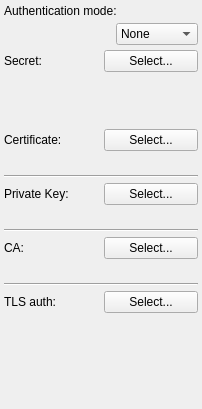
<ui version="4.0" >
 <author></author>
 <comment></comment>
 <exportmacro></exportmacro>
 <class>CertificateOpenVPNBase</class>
 <widget class="QWidget" name="CertificateOpenVPNBase" >
  <property name="geometry" >
   <rect>
    <x>0</x>
    <y>0</y>
    <width>202</width>
    <height>409</height>
   </rect>
  </property>
  <property name="windowTitle" >
   <string>Authentication</string>
  </property>
  <layout class="QVBoxLayout" >
   <property name="margin" >
    <number>4</number>
   </property>
   <property name="spacing" >
    <number>5</number>
   </property>
   <item>
    <widget class="QLabel" name="label" >
     <property name="text" >
      <string>Authentication mode:</string>
     </property>
    </widget>
   </item>
   <item>
    <layout class="QHBoxLayout" >
     <property name="margin" >
      <number>0</number>
     </property>
     <property name="spacing" >
      <number>6</number>
     </property>
     <item>
      <spacer>
       <property name="orientation" >
        <enum>Qt::Horizontal</enum>
       </property>
       <property name="sizeHint" >
        <size>
         <width>40</width>
         <height>20</height>
        </size>
       </property>
      </spacer>
     </item>
     <item>
      <widget class="QComboBox" name="authentication" >
       <item>
        <property name="text" >
         <string>None</string>
        </property>
       </item>
       <item>
        <property name="text" >
         <string>Static key</string>
        </property>
       </item>
       <item>
        <property name="text" >
         <string>SSL/TLS</string>
        </property>
       </item>
      </widget>
     </item>
    </layout>
   </item>
   <item>
    <widget class="QFrame" name="secretFrame" >
     <property name="frameShape" >
      <enum>QFrame::Box</enum>
     </property>
     <property name="frameShadow" >
      <enum>QFrame::Raised</enum>
     </property>
     <property name="lineWidth" >
      <number>0</number>
     </property>
     <layout class="QVBoxLayout" >
      <property name="margin" >
       <number>0</number>
      </property>
      <property name="spacing" >
       <number>5</number>
      </property>
      <item>
       <layout class="QHBoxLayout" >
        <property name="margin" >
         <number>0</number>
        </property>
        <property name="spacing" >
         <number>6</number>
        </property>
        <item>
         <widget class="QLabel" name="label_2" >
          <property name="text" >
           <string>Secret:</string>
          </property>
         </widget>
        </item>
        <item>
         <widget class="QPushButton" name="secretKey" >
          <property name="sizePolicy" >
           <sizepolicy>
            <hsizetype>13</hsizetype>
            <vsizetype>0</vsizetype>
            <horstretch>0</horstretch>
            <verstretch>0</verstretch>
           </sizepolicy>
          </property>
          <property name="text" >
           <string>Select...</string>
          </property>
         </widget>
        </item>
       </layout>
      </item>
      <item>
       <widget class="QLabel" name="secretLabel" >
        <property name="sizePolicy" >
         <sizepolicy>
          <hsizetype>5</hsizetype>
          <vsizetype>7</vsizetype>
          <horstretch>0</horstretch>
          <verstretch>1</verstretch>
         </sizepolicy>
        </property>
        <property name="text" >
         <string/>
        </property>
        <property name="alignment" >
         <set>Qt::AlignHCenter|Qt::AlignTop</set>
        </property>
        <property name="wordWrap" >
         <bool>true</bool>
        </property>
       </widget>
      </item>
     </layout>
    </widget>
   </item>
   <item>
    <widget class="QFrame" name="certFrame" >
     <property name="frameShape" >
      <enum>QFrame::Box</enum>
     </property>
     <property name="frameShadow" >
      <enum>QFrame::Raised</enum>
     </property>
     <property name="lineWidth" >
      <number>0</number>
     </property>
     <layout class="QVBoxLayout" >
      <property name="margin" >
       <number>0</number>
      </property>
      <property name="spacing" >
       <number>5</number>
      </property>
      <item>
       <layout class="QHBoxLayout" >
        <property name="margin" >
         <number>0</number>
        </property>
        <property name="spacing" >
         <number>6</number>
        </property>
        <item>
         <widget class="QLabel" name="label_3" >
          <property name="text" >
           <string>Certificate:</string>
          </property>
          <property name="wordWrap" >
           <bool>true</bool>
          </property>
         </widget>
        </item>
        <item>
         <widget class="QPushButton" name="certKey" >
          <property name="sizePolicy" >
           <sizepolicy>
            <hsizetype>5</hsizetype>
            <vsizetype>7</vsizetype>
            <horstretch>0</horstretch>
            <verstretch>0</verstretch>
           </sizepolicy>
          </property>
          <property name="text" >
           <string>Select...</string>
          </property>
         </widget>
        </item>
       </layout>
      </item>
      <item>
       <widget class="QLabel" name="certLabel" >
        <property name="sizePolicy" >
         <sizepolicy>
          <hsizetype>5</hsizetype>
          <vsizetype>7</vsizetype>
          <horstretch>0</horstretch>
          <verstretch>1</verstretch>
         </sizepolicy>
        </property>
        <property name="text" >
         <string/>
        </property>
        <property name="textFormat" >
         <enum>Qt::RichText</enum>
        </property>
        <property name="alignment" >
         <set>Qt::AlignHCenter|Qt::AlignTop</set>
        </property>
        <property name="wordWrap" >
         <bool>true</bool>
        </property>
        <property name="margin" >
         <number>0</number>
        </property>
       </widget>
      </item>
      <item>
       <widget class="Line" name="line" >
        <property name="orientation" >
         <enum>Qt::Horizontal</enum>
        </property>
       </widget>
      </item>
      <item>
       <layout class="QHBoxLayout" >
        <property name="margin" >
         <number>0</number>
        </property>
        <property name="spacing" >
         <number>6</number>
        </property>
        <item>
         <widget class="QLabel" name="label_4" >
          <property name="text" >
           <string>Private Key:</string>
          </property>
          <property name="wordWrap" >
           <bool>true</bool>
          </property>
         </widget>
        </item>
        <item>
         <widget class="QPushButton" name="privKey" >
          <property name="sizePolicy" >
           <sizepolicy>
            <hsizetype>5</hsizetype>
            <vsizetype>0</vsizetype>
            <horstretch>0</horstretch>
            <verstretch>0</verstretch>
           </sizepolicy>
          </property>
          <property name="text" >
           <string>Select...</string>
          </property>
         </widget>
        </item>
       </layout>
      </item>
      <item>
       <widget class="QLabel" name="privLabel" >
        <property name="sizePolicy" >
         <sizepolicy>
          <hsizetype>5</hsizetype>
          <vsizetype>7</vsizetype>
          <horstretch>0</horstretch>
          <verstretch>1</verstretch>
         </sizepolicy>
        </property>
        <property name="text" >
         <string/>
        </property>
        <property name="textFormat" >
         <enum>Qt::RichText</enum>
        </property>
        <property name="alignment" >
         <set>Qt::AlignHCenter|Qt::AlignTop</set>
        </property>
        <property name="wordWrap" >
         <bool>true</bool>
        </property>
       </widget>
      </item>
      <item>
       <widget class="Line" name="line_2" >
        <property name="orientation" >
         <enum>Qt::Horizontal</enum>
        </property>
       </widget>
      </item>
      <item>
       <layout class="QHBoxLayout" >
        <property name="margin" >
         <number>0</number>
        </property>
        <property name="spacing" >
         <number>6</number>
        </property>
        <item>
         <widget class="QLabel" name="label_5" >
          <property name="text" >
           <string>CA:</string>
          </property>
          <property name="wordWrap" >
           <bool>true</bool>
          </property>
         </widget>
        </item>
        <item>
         <widget class="QPushButton" name="caKey" >
          <property name="sizePolicy" >
           <sizepolicy>
            <hsizetype>5</hsizetype>
            <vsizetype>0</vsizetype>
            <horstretch>0</horstretch>
            <verstretch>0</verstretch>
           </sizepolicy>
          </property>
          <property name="text" >
           <string>Select...</string>
          </property>
         </widget>
        </item>
       </layout>
      </item>
      <item>
       <widget class="QLabel" name="caLabel" >
        <property name="sizePolicy" >
         <sizepolicy>
          <hsizetype>5</hsizetype>
          <vsizetype>7</vsizetype>
          <horstretch>0</horstretch>
          <verstretch>1</verstretch>
         </sizepolicy>
        </property>
        <property name="text" >
         <string/>
        </property>
        <property name="textFormat" >
         <enum>Qt::RichText</enum>
        </property>
        <property name="alignment" >
         <set>Qt::AlignHCenter|Qt::AlignTop</set>
        </property>
        <property name="wordWrap" >
         <bool>true</bool>
        </property>
       </widget>
      </item>
      <item>
       <widget class="Line" name="line_3" >
        <property name="orientation" >
         <enum>Qt::Horizontal</enum>
        </property>
       </widget>
      </item>
      <item>
       <layout class="QHBoxLayout" >
        <property name="margin" >
         <number>0</number>
        </property>
        <property name="spacing" >
         <number>6</number>
        </property>
        <item>
         <widget class="QLabel" name="label_6" >
          <property name="text" >
           <string>TLS auth:</string>
          </property>
          <property name="wordWrap" >
           <bool>true</bool>
          </property>
         </widget>
        </item>
        <item>
         <widget class="QPushButton" name="authKey" >
          <property name="sizePolicy" >
           <sizepolicy>
            <hsizetype>5</hsizetype>
            <vsizetype>0</vsizetype>
            <horstretch>0</horstretch>
            <verstretch>0</verstretch>
           </sizepolicy>
          </property>
          <property name="text" >
           <string>Select...</string>
          </property>
         </widget>
        </item>
       </layout>
      </item>
      <item>
       <widget class="QLabel" name="authLabel" >
        <property name="sizePolicy" >
         <sizepolicy>
          <hsizetype>5</hsizetype>
          <vsizetype>7</vsizetype>
          <horstretch>0</horstretch>
          <verstretch>1</verstretch>
         </sizepolicy>
        </property>
        <property name="text" >
         <string/>
        </property>
        <property name="textFormat" >
         <enum>Qt::RichText</enum>
        </property>
        <property name="alignment" >
         <set>Qt::AlignHCenter|Qt::AlignTop</set>
        </property>
        <property name="wordWrap" >
         <bool>true</bool>
        </property>
       </widget>
      </item>
     </layout>
    </widget>
   </item>
   <item>
    <spacer>
     <property name="orientation" >
      <enum>Qt::Vertical</enum>
     </property>
     <property name="sizeHint" >
      <size>
       <width>20</width>
       <height>40</height>
      </size>
     </property>
    </spacer>
   </item>
  </layout>
 </widget>
 <pixmapfunction></pixmapfunction>
 <tabstops>
  <tabstop>authentication</tabstop>
  <tabstop>secretKey</tabstop>
  <tabstop>certKey</tabstop>
  <tabstop>privKey</tabstop>
  <tabstop>caKey</tabstop>
  <tabstop>authKey</tabstop>
 </tabstops>
 <resources/>
 <connections/>
</ui>
